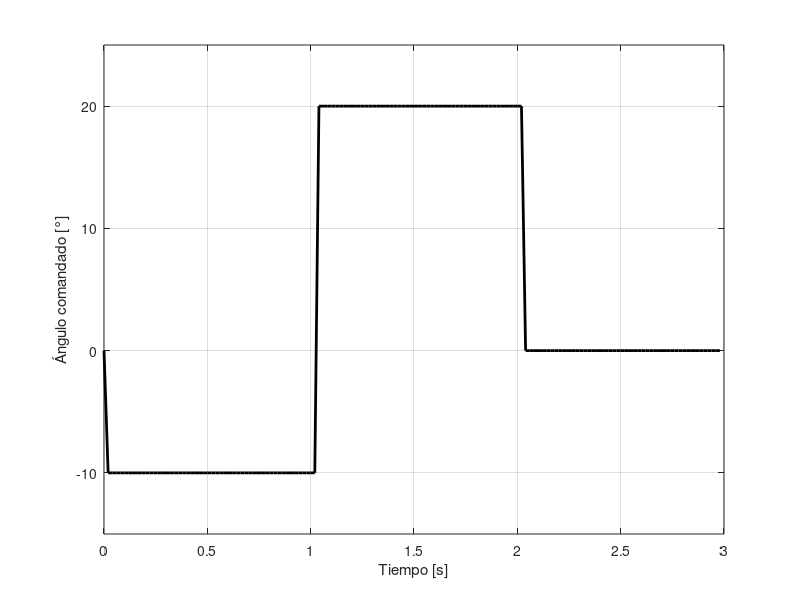

This figure's MATLAB source: (Note: this script raises an error after producing the figure.)
clear; clc, close all;

load('datos_para_comparacion_v2.mat');

entrada = [t(:), ang_servo(:)];

salida = [t(:), pos(:)];

x0 = [pos(1), 0];

T_fin = t(end);

figure;

plot(t, ang_servo, 'k', 'LineWidth', 2);
grid on;

xlabel('Tiempo [s]');
ylim([-15, 25]);
ylabel('Ángulo comandado [°]');
drawnow;

exportgraphics(gcf, 'graficos/entrada_comparacion.pdf', 'ContentType', 'image', 'Resolution', 300);

%% GRAFICOS

x_modelo = double(out.x_modelo);
x_linealizacion = double(out.x_linealizacion);

plot(t, x_modelo, 'LineWidth', 2); hold on;
plot(t, pos, 'k', 'LineWidth', 2);

grid on;
legend('Salida del modelo', 'Salida medida');
ylabel('Posicion [cm]');
xlabel('Tiempo [s]');
drawnow;
exportgraphics(gcf, 'graficos/modelo_vs_medicion.pdf', 'ContentType', 'image', 'Resolution', 300);


figure;
plot(t, x_modelo, 'LineWidth', 2); hold on;
plot(t, x_linealizacion, 'k', 'LineWidth', 2);

grid on;
legend('Salida del modelo', 'Salida del modelo linealizado');
ylabel('Posicion [cm]');
xlabel('Posicion [s]');
drawnow;
exportgraphics(gcf, 'graficos/modelo_vs_linealizacion.pdf', 'ContentType', 'image', 'Resolution', 300);
